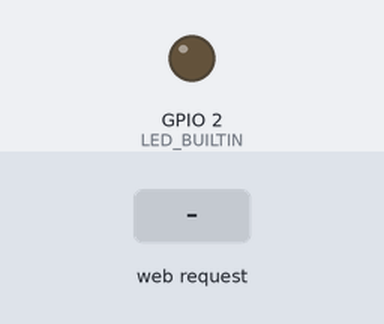
A sketch run on a simulated ESP8266 (NodeMCU). Shown: output pins drawn as LEDs (lit = HIGH, except the on-board LED, lit = LOW). Inputs (shaded band) come from the test bench. Storage starts empty; what the sketch prints to the serial monitor is not drawn.

Above: at 1.2 s.
1.3 s: HTTP request GET / received
Timing chart, 0 to 21.5 s (numbered marks = the images above; inputs shaded):
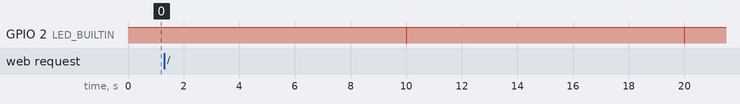

The sketch:

esp-time-counter.ino
```cpp
#include <ESP8266WiFi.h>
#include <WiFiClient.h>
#include <ESP8266WebServer.h>
#include <LittleFS.h>

const char* ssid = "TimeCounter";
const char* password = "";

const char* counterFileName = "/counter";

ESP8266WebServer webServer(80);

const long interval = 10000;
unsigned long previousMillis = 0;
unsigned long previousCount = 0;
unsigned long currentCount = 0;

void handleRoot() {
  // Return the number of seconds elapsed since the first power on
  digitalWrite(LED_BUILTIN, 0);
  Serial.println("HTTP request");
  webServer.send(200, "text/plain", String(currentCount));
  digitalWrite(LED_BUILTIN, 1);
}

void loadCounter() {
  File file = LittleFS.open(counterFileName, "r");
  if (!file)
    Serial.println("Failed to open counter file for reading");
  else {
    String str = file.readString();
    previousCount = strtoull(str.c_str(), nullptr, 0);
    Serial.print("Loaded counter value: ");
    Serial.println(previousCount);
    file.close();
  }
}

void saveCounter() {
  File file = LittleFS.open(counterFileName, "w");
  if (!file)
    Serial.println("Failed to open counter file for writing");
  else {
    file.println(currentCount);
    file.close();
  }
}

void setup() {
  // Setup LED
  pinMode(LED_BUILTIN, OUTPUT);
  digitalWrite(LED_BUILTIN, 1);

  // Setup serial
  Serial.begin(74880);
  Serial.println();

  // Initialize LittleFS
  if (!LittleFS.begin())
    Serial.println("Failed to initialize LittleFS");

  // Format LittleFS
  //LittleFS.format();

  // Delete counter file
  //LittleFS.remove(counterFileName);

  // Read counter value from the file
  loadCounter();

  // Setup WiFi AP
  WiFi.softAP(ssid, password);
  IPAddress apIP = WiFi.softAPIP();
  Serial.print("AP IP address: ");
  Serial.println(apIP);

  // Setup web server
  webServer.on("/", handleRoot);
  webServer.begin();
}

void loop() {
  webServer.handleClient();

  unsigned long currentMillis = millis();
  if (currentMillis - previousMillis >= interval) {
    digitalWrite(LED_BUILTIN, 0);

    // Calculate total seconds count
    currentCount =  previousCount + currentMillis / 1000;
    Serial.println(currentCount);

    // Write current value to the SPI flash
    saveCounter();

    delay(10);
    previousMillis = currentMillis;
    digitalWrite(LED_BUILTIN, 1);
  }
}
```

Measured:
- by itself, GPIO 2 (LED_BUILTIN): alternates HIGH for 10.0 s and LOW for 0.02 s
